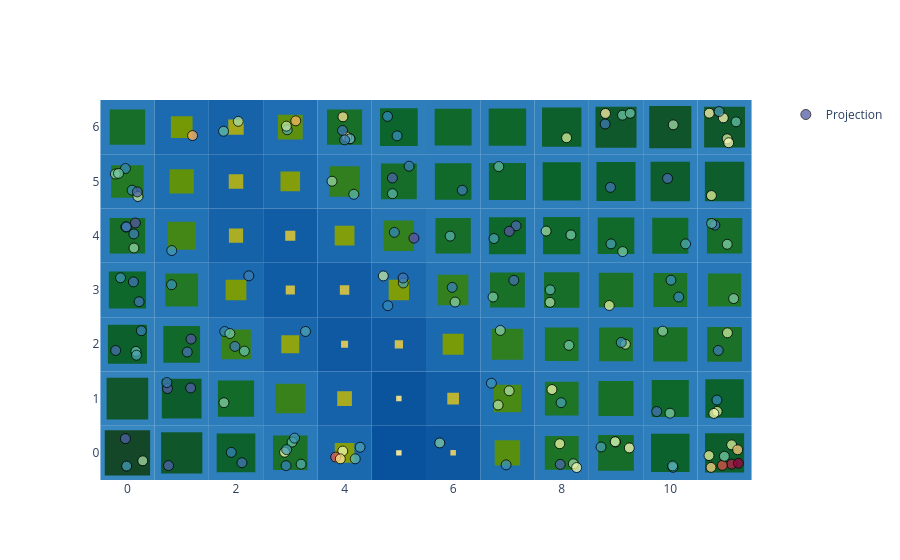

Source (notebook cell):
### Code cell
basin.pond() \
    .pad_layer() \
    .attraction_layer(X_scaled, jitter_amount=.3, marker=dict(opacity=.75, size=10, color=X_scaled_QE, colorscale="Spectral_r", line=dict(width=1, color="black"))) \
    .visualize();

### Figure 1 — Plotly figure (JSON) as saved in the notebook; plotly's stock layout.template omitted (floating-point values rounded to 4 significant figures; data arrays with more than 128 entries replaced by an {"elided": "..."} marker saying what was removed)
{"data": [{"marker": {"color": {"elided": "150 float values"}, "colorscale": [[0.0, "rgb(94,79,162)"], [0.1, "rgb(50,136,189)"], [0.2, "rgb(102,194,165)"], [0.3, "rgb(171,221,164)"], [0.4, "rgb(230,245,152)"], [0.5, "rgb(255,255,191)"], [0.6, "rgb(254,224,139)"], [0.7, "rgb(253,174,97)"], [0.8, "rgb(244,109,67)"], [0.9, "rgb(213,62,79)"], [1.0, "rgb(158,1,66)"]], "line": {"color": "black", "width": 1}, "opacity": 0.75, "size": 10, "symbol": "circle"}, "mode": "markers", "name": "Projection", "x": {"elided": "150 float values"}, "y": {"elided": "150 float values"}, "type": "scatter"}], "layout": {"shapes": [{"fillcolor": "rgb(55, 135, 192)", "layer": "between", "line": {"width": 0}, "type": "rect", "x0": -0.5, "x1": 0.5, "xref": "x", "y0": -0.5, "y1": 0.5, "yref": "y"}, {"fillcolor": "rgb(50, 130, 190)", "layer": "between", "line": {"width": 0}, "type": "rect", "x0": 0.5, "x1": 1.5, "xref": "x", "y0": -0.5, "y1": 0.5, "yref": "y"}, {"fillcolor": "rgb(47, 127, 188)", "layer": "between", "line": {"width": 0}, "type": "rect", "x0": 1.5, "x1": 2.5, "xref": "x", "y0": -0.5, "y1": 0.5, "yref": "y"}, {"fillcolor": "rgb(42, 122, 186)", "layer": "between", "line": {"width": 0}, "type": "rect", "x0": 2.5, "x1": 3.5, "xref": "x", "y0": -0.5, "y1": 0.5, "yref": "y"}, {"fillcolor": "rgb(26, 104, 174)", "layer": "between", "line": {"width": 0}, "type": "rect", "x0": 3.5, "x1": 4.5, "xref": "x", "y0": -0.5, "y1": 0.5, "yref": "y"}, {"fillcolor": "rgb(8, 81, 156)", "layer": "between", "line": {"width": 0}, "type": "rect", "x0": 4.5, "x1": 5.5, "xref": "x", "y0": -0.5, "y1": 0.5, "yref": "y"}, {"fillcolor": "rgb(13, 87, 161)", "layer": "between", "line": {"width": 0}, "type": "rect", "x0": 5.5, "x1": 6.5, "xref": "x", "y0": -0.5, "y1": 0.5, "yref": "y"}, {"fillcolor": "rgb(31, 111, 179)", "layer": "between", "line": {"width": 0}, "type": "rect", "x0": 6.5, "x1": 7.5, "xref": "x", "y0": -0.5, "y1": 0.5, "yref": "y"}, {"fillcolor": "rgb(41, 121, 185)", "layer": "between", "line": {"width": 0}, "type": "rect", "x0": 7.5, "x1": 8.5, "xref": "x", "y0": -0.5, "y1": 0.5, "yref": "y"}, {"fillcolor": "rgb(43, 123, 186)", "layer": "between", "line": {"width": 0}, "type": "rect", "x0": 8.5, "x1": 9.5, "xref": "x", "y0": -0.5, "y1": 0.5, "yref": "y"}, {"fillcolor": "rgb(47, 127, 188)", "layer": "between", "line": {"width": 0}, "type": "rect", "x0": 9.5, "x1": 10.5, "xref": "x", "y0": -0.5, "y1": 0.5, "yref": "y"}, {"fillcolor": "rgb(48, 128, 188)", "layer": "between", "line": {"width": 0}, "type": "rect", "x0": 10.5, "x1": 11.5, "xref": "x", "y0": -0.5, "y1": 0.5, "yref": "y"}, {"fillcolor": "rgb(51, 131, 190)", "layer": "between", "line": {"width": 0}, "type": "rect", "x0": -0.5, "x1": 0.5, "xref": "x", "y0": 0.5, "y1": 1.5, "yref": "y"}, {"fillcolor": "rgb(48, 128, 189)", "layer": "between", "line": {"width": 0}, "type": "rect", "x0": 0.5, "x1": 1.5, "xref": "x", "y0": 0.5, "y1": 1.5, "yref": "y"}, {"fillcolor": "rgb(44, 124, 187)", "layer": "between", "line": {"width": 0}, "type": "rect", "x0": 1.5, "x1": 2.5, "xref": "x", "y0": 0.5, "y1": 1.5, "yref": "y"}, {"fillcolor": "rgb(36, 116, 183)", "layer": "between", "line": {"width": 0}, "type": "rect", "x0": 2.5, "x1": 3.5, "xref": "x", "y0": 0.5, "y1": 1.5, "yref": "y"}, {"fillcolor": "rgb(22, 98, 170)", "layer": "between", "line": {"width": 0}, "type": "rect", "x0": 3.5, "x1": 4.5, "xref": "x", "y0": 0.5, "y1": 1.5, "yref": "y"}, {"fillcolor": "rgb(10, 84, 158)", "layer": "between", "line": {"width": 0}, "type": "rect", "x0": 4.5, "x1": 5.5, "xref": "x", "y0": 0.5, "y1": 1.5, "yref": "y"}, {"fillcolor": "rgb(19, 95, 167)", "layer": "between", "line": {"width": 0}, "type": "rect", "x0": 5.5, "x1": 6.5, "xref": "x", "y0": 0.5, "y1": 1.5, "yref": "y"}, {"fillcolor": "rgb(33, 113, 181)", "layer": "between", "line": {"width": 0}, "type": "rect", "x0": 6.5, "x1": 7.5, "xref": "x", "y0": 0.5, "y1": 1.5, "yref": "y"}, {"fillcolor": "rgb(41, 121, 185)", "layer": "between", "line": {"width": 0}, "type": "rect", "x0": 7.5, "x1": 8.5, "xref": "x", "y0": 0.5, "y1": 1.5, "yref": "y"}, {"fillcolor": "rgb(43, 123, 186)", "layer": "between", "line": {"width": 0}, "type": "rect", "x0": 8.5, "x1": 9.5, "xref": "x", "y0": 0.5, "y1": 1.5, "yref": "y"}, {"fillcolor": "rgb(45, 125, 187)", "layer": "between", "line": {"width": 0}, "type": "rect", "x0": 9.5, "x1": 10.5, "xref": "x", "y0": 0.5, "y1": 1.5, "yref": "y"}, {"fillcolor": "rgb(47, 127, 188)", "layer": "between", "line": {"width": 0}, "type": "rect", "x0": 10.5, "x1": 11.5, "xref": "x", "y0": 0.5, "y1": 1.5, "yref": "y"}, {"fillcolor": "rgb(47, 127, 188)", "layer": "between", "line": {"width": 0}, "type": "rect", "x0": -0.5, "x1": 0.5, "xref": "x", "y0": 1.5, "y1": 2.5, "yref": "y"}, {"fillcolor": "rgb(45, 125, 187)", "layer": "between", "line": {"width": 0}, "type": "rect", "x0": 0.5, "x1": 1.5, "xref": "x", "y0": 1.5, "y1": 2.5, "yref": "y"}, {"fillcolor": "rgb(36, 116, 183)", "layer": "between", "line": {"width": 0}, "type": "rect", "x0": 1.5, "x1": 2.5, "xref": "x", "y0": 1.5, "y1": 2.5, "yref": "y"}, {"fillcolor": "rgb(25, 102, 173)", "layer": "between", "line": {"width": 0}, "type": "rect", "x0": 2.5, "x1": 3.5, "xref": "x", "y0": 1.5, "y1": 2.5, "yref": "y"}, {"fillcolor": "rgb(14, 89, 162)", "layer": "between", "line": {"width": 0}, "type": "rect", "x0": 3.5, "x1": 4.5, "xref": "x", "y0": 1.5, "y1": 2.5, "yref": "y"}, {"fillcolor": "rgb(16, 91, 164)", "layer": "between", "line": {"width": 0}, "type": "rect", "x0": 4.5, "x1": 5.5, "xref": "x", "y0": 1.5, "y1": 2.5, "yref": "y"}, {"fillcolor": "rgb(27, 106, 175)", "layer": "between", "line": {"width": 0}, "type": "rect", "x0": 5.5, "x1": 6.5, "xref": "x", "y0": 1.5, "y1": 2.5, "yref": "y"}, {"fillcolor": "rgb(38, 118, 183)", "layer": "between", "line": {"width": 0}, "type": "rect", "x0": 6.5, "x1": 7.5, "xref": "x", "y0": 1.5, "y1": 2.5, "yref": "y"}, {"fillcolor": "rgb(41, 121, 185)", "layer": "between", "line": {"width": 0}, "type": "rect", "x0": 7.5, "x1": 8.5, "xref": "x", "y0": 1.5, "y1": 2.5, "yref": "y"}, {"fillcolor": "rgb(41, 121, 185)", "layer": "between", "line": {"width": 0}, "type": "rect", "x0": 8.5, "x1": 9.5, "xref": "x", "y0": 1.5, "y1": 2.5, "yref": "y"}, {"fillcolor": "rgb(42, 122, 185)", "layer": "between", "line": {"width": 0}, "type": "rect", "x0": 9.5, "x1": 10.5, "xref": "x", "y0": 1.5, "y1": 2.5, "yref": "y"}, {"fillcolor": "rgb(42, 122, 186)", "layer": "between", "line": {"width": 0}, "type": "rect", "x0": 10.5, "x1": 11.5, "xref": "x", "y0": 1.5, "y1": 2.5, "yref": "y"}, {"fillcolor": "rgb(45, 125, 187)", "layer": "between", "line": {"width": 0}, "type": "rect", "x0": -0.5, "x1": 0.5, "xref": "x", "y0": 2.5, "y1": 3.5, "yref": "y"}, {"fillcolor": "rgb(40, 120, 185)", "layer": "between", "line": {"width": 0}, "type": "rect", "x0": 0.5, "x1": 1.5, "xref": "x", "y0": 2.5, "y1": 3.5, "yref": "y"}, {"fillcolor": "rgb(27, 105, 175)", "layer": "between", "line": {"width": 0}, "type": "rect", "x0": 1.5, "x1": 2.5, "xref": "x", "y0": 2.5, "y1": 3.5, "yref": "y"}, {"fillcolor": "rgb(16, 92, 164)", "layer": "between", "line": {"width": 0}, "type": "rect", "x0": 2.5, "x1": 3.5, "xref": "x", "y0": 2.5, "y1": 3.5, "yref": "y"}, {"fillcolor": "rgb(17, 92, 165)", "layer": "between", "line": {"width": 0}, "type": "rect", "x0": 3.5, "x1": 4.5, "xref": "x", "y0": 2.5, "y1": 3.5, "yref": "y"}, {"fillcolor": "rgb(27, 105, 175)", "layer": "between", "line": {"width": 0}, "type": "rect", "x0": 4.5, "x1": 5.5, "xref": "x", "y0": 2.5, "y1": 3.5, "yref": "y"}, {"fillcolor": "rgb(37, 117, 183)", "layer": "between", "line": {"width": 0}, "type": "rect", "x0": 5.5, "x1": 6.5, "xref": "x", "y0": 2.5, "y1": 3.5, "yref": "y"}, {"fillcolor": "rgb(42, 122, 186)", "layer": "between", "line": {"width": 0}, "type": "rect", "x0": 6.5, "x1": 7.5, "xref": "x", "y0": 2.5, "y1": 3.5, "yref": "y"}, {"fillcolor": "rgb(43, 123, 186)", "layer": "between", "line": {"width": 0}, "type": "rect", "x0": 7.5, "x1": 8.5, "xref": "x", "y0": 2.5, "y1": 3.5, "yref": "y"}, {"fillcolor": "rgb(42, 122, 186)", "layer": "between", "line": {"width": 0}, "type": "rect", "x0": 8.5, "x1": 9.5, "xref": "x", "y0": 2.5, "y1": 3.5, "yref": "y"}, {"fillcolor": "rgb(41, 121, 185)", "layer": "between", "line": {"width": 0}, "type": "rect", "x0": 9.5, "x1": 10.5, "xref": "x", "y0": 2.5, "y1": 3.5, "yref": "y"}, {"fillcolor": "rgb(40, 120, 185)", "layer": "between", "line": {"width": 0}, "type": "rect", "x0": 10.5, "x1": 11.5, "xref": "x", "y0": 2.5, "y1": 3.5, "yref": "y"}, {"fillcolor": "rgb(43, 123, 186)", "layer": "between", "line": {"width": 0}, "type": "rect", "x0": -0.5, "x1": 0.5, "xref": "x", "y0": 3.5, "y1": 4.5, "yref": "y"}, {"fillcolor": "rgb(34, 114, 182)", "layer": "between", "line": {"width": 0}, "type": "rect", "x0": 0.5, "x1": 1.5, "xref": "x", "y0": 3.5, "y1": 4.5, "yref": "y"}, {"fillcolor": "rgb(21, 98, 169)", "layer": "between", "line": {"width": 0}, "type": "rect", "x0": 1.5, "x1": 2.5, "xref": "x", "y0": 3.5, "y1": 4.5, "yref": "y"}, {"fillcolor": "rgb(17, 93, 165)", "layer": "between", "line": {"width": 0}, "type": "rect", "x0": 2.5, "x1": 3.5, "xref": "x", "y0": 3.5, "y1": 4.5, "yref": "y"}, {"fillcolor": "rgb(26, 104, 174)", "layer": "between", "line": {"width": 0}, "type": "rect", "x0": 3.5, "x1": 4.5, "xref": "x", "y0": 3.5, "y1": 4.5, "yref": "y"}, {"fillcolor": "rgb(37, 117, 183)", "layer": "between", "line": {"width": 0}, "type": "rect", "x0": 4.5, "x1": 5.5, "xref": "x", "y0": 3.5, "y1": 4.5, "yref": "y"}, {"fillcolor": "rgb(43, 123, 186)", "layer": "between", "line": {"width": 0}, "type": "rect", "x0": 5.5, "x1": 6.5, "xref": "x", "y0": 3.5, "y1": 4.5, "yref": "y"}, {"fillcolor": "rgb(45, 125, 187)", "layer": "between", "line": {"width": 0}, "type": "rect", "x0": 6.5, "x1": 7.5, "xref": "x", "y0": 3.5, "y1": 4.5, "yref": "y"}, {"fillcolor": "rgb(45, 125, 187)", "layer": "between", "line": {"width": 0}, "type": "rect", "x0": 7.5, "x1": 8.5, "xref": "x", "y0": 3.5, "y1": 4.5, "yref": "y"}, {"fillcolor": "rgb(45, 125, 187)", "layer": "between", "line": {"width": 0}, "type": "rect", "x0": 8.5, "x1": 9.5, "xref": "x", "y0": 3.5, "y1": 4.5, "yref": "y"}, {"fillcolor": "rgb(44, 124, 187)", "layer": "between", "line": {"width": 0}, "type": "rect", "x0": 9.5, "x1": 10.5, "xref": "x", "y0": 3.5, "y1": 4.5, "yref": "y"}, {"fillcolor": "rgb(43, 123, 186)", "layer": "between", "line": {"width": 0}, "type": "rect", "x0": 10.5, "x1": 11.5, "xref": "x", "y0": 3.5, "y1": 4.5, "yref": "y"}, {"fillcolor": "rgb(40, 120, 184)", "layer": "between", "line": {"width": 0}, "type": "rect", "x0": -0.5, "x1": 0.5, "xref": "x", "y0": 4.5, "y1": 5.5, "yref": "y"}, {"fillcolor": "rgb(30, 110, 178)", "layer": "between", "line": {"width": 0}, "type": "rect", "x0": 0.5, "x1": 1.5, "xref": "x", "y0": 4.5, "y1": 5.5, "yref": "y"}, {"fillcolor": "rgb(21, 98, 169)", "layer": "between", "line": {"width": 0}, "type": "rect", "x0": 1.5, "x1": 2.5, "xref": "x", "y0": 4.5, "y1": 5.5, "yref": "y"}, {"fillcolor": "rgb(26, 104, 174)", "layer": "between", "line": {"width": 0}, "type": "rect", "x0": 2.5, "x1": 3.5, "xref": "x", "y0": 4.5, "y1": 5.5, "yref": "y"}, {"fillcolor": "rgb(37, 117, 183)", "layer": "between", "line": {"width": 0}, "type": "rect", "x0": 3.5, "x1": 4.5, "xref": "x", "y0": 4.5, "y1": 5.5, "yref": "y"}, {"fillcolor": "rgb(44, 124, 186)", "layer": "between", "line": {"width": 0}, "type": "rect", "x0": 4.5, "x1": 5.5, "xref": "x", "y0": 4.5, "y1": 5.5, "yref": "y"}, {"fillcolor": "rgb(44, 124, 187)", "layer": "between", "line": {"width": 0}, "type": "rect", "x0": 5.5, "x1": 6.5, "xref": "x", "y0": 4.5, "y1": 5.5, "yref": "y"}, {"fillcolor": "rgb(45, 125, 187)", "layer": "between", "line": {"width": 0}, "type": "rect", "x0": 6.5, "x1": 7.5, "xref": "x", "y0": 4.5, "y1": 5.5, "yref": "y"}, {"fillcolor": "rgb(46, 126, 188)", "layer": "between", "line": {"width": 0}, "type": "rect", "x0": 7.5, "x1": 8.5, "xref": "x", "y0": 4.5, "y1": 5.5, "yref": "y"}, {"fillcolor": "rgb(47, 127, 188)", "layer": "between", "line": {"width": 0}, "type": "rect", "x0": 8.5, "x1": 9.5, "xref": "x", "y0": 4.5, "y1": 5.5, "yref": "y"}, {"fillcolor": "rgb(48, 128, 189)", "layer": "between", "line": {"width": 0}, "type": "rect", "x0": 9.5, "x1": 10.5, "xref": "x", "y0": 4.5, "y1": 5.5, "yref": "y"}, {"fillcolor": "rgb(48, 128, 189)", "layer": "between", "line": {"width": 0}, "type": "rect", "x0": 10.5, "x1": 11.5, "xref": "x", "y0": 4.5, "y1": 5.5, "yref": "y"}, {"fillcolor": "rgb(43, 123, 186)", "layer": "between", "line": {"width": 0}, "type": "rect", "x0": -0.5, "x1": 0.5, "xref": "x", "y0": 5.5, "y1": 6.5, "yref": "y"}, {"fillcolor": "rgb(28, 107, 176)", "layer": "between", "line": {"width": 0}, "type": "rect", "x0": 0.5, "x1": 1.5, "xref": "x", "y0": 5.5, "y1": 6.5, "yref": "y"}, {"fillcolor": "rgb(22, 99, 170)", "layer": "between", "line": {"width": 0}, "type": "rect", "x0": 1.5, "x1": 2.5, "xref": "x", "y0": 5.5, "y1": 6.5, "yref": "y"}, {"fillcolor": "rgb(31, 110, 179)", "layer": "between", "line": {"width": 0}, "type": "rect", "x0": 2.5, "x1": 3.5, "xref": "x", "y0": 5.5, "y1": 6.5, "yref": "y"}, {"fillcolor": "rgb(43, 123, 186)", "layer": "between", "line": {"width": 0}, "type": "rect", "x0": 3.5, "x1": 4.5, "xref": "x", "y0": 5.5, "y1": 6.5, "yref": "y"}, {"fillcolor": "rgb(46, 126, 188)", "layer": "between", "line": {"width": 0}, "type": "rect", "x0": 4.5, "x1": 5.5, "xref": "x", "y0": 5.5, "y1": 6.5, "yref": "y"}, {"fillcolor": "rgb(45, 125, 187)", "layer": "between", "line": {"width": 0}, "type": "rect", "x0": 5.5, "x1": 6.5, "xref": "x", "y0": 5.5, "y1": 6.5, "yref": "y"}, {"fillcolor": "rgb(45, 125, 187)", "layer": "between", "line": {"width": 0}, "type": "rect", "x0": 6.5, "x1": 7.5, "xref": "x", "y0": 5.5, "y1": 6.5, "yref": "y"}, {"fillcolor": "rgb(48, 128, 189)", "layer": "between", "line": {"width": 0}, "type": "rect", "x0": 7.5, "x1": 8.5, "xref": "x", "y0": 5.5, "y1": 6.5, "yref": "y"}, {"fillcolor": "rgb(50, 130, 190)", "layer": "between", "line": {"width": 0}, "type": "rect", "x0": 8.5, "x1": 9.5, "xref": "x", "y0": 5.5, "y1": 6.5, "yref": "y"}, {"fillcolor": "rgb(51, 131, 190)", "layer": "between", "line": {"width": 0}, "type": "rect", "x0": 9.5, "x1": 10.5, "xref": "x", "y0": 5.5, "y1": 6.5, "yref": "y"}, {"fillcolor": "rgb(50, 130, 190)", "layer": "between", "line": {"width": 0}, "type": "rect", "x0": 10.5, "x1": 11.5, "xref": "x", "y0": 5.5, "y1": 6.5, "yref": "y"}, {"fillcolor": "rgb(20, 70, 40)", "layer": "between", "line": {"width": 0}, "type": "rect", "x0": -0.4176, "x1": 0.4176, "xref": "x", "y0": -0.4176, "y1": 0.4176, "yref": "y"}, {"fillcolor": "rgb(15, 87, 43)", "layer": "between", "line": {"width": 0}, "type": "rect", "x0": 0.6203, "x1": 1.38, "xref": "x", "y0": -0.3797, "y1": 0.3797, "yref": "y"}, {"fillcolor": "rgb(12, 97, 44)", "layer": "between", "line": {"width": 0}, "type": "rect", "x0": 1.644, "x1": 2.356, "xref": "x", "y0": -0.3564, "y1": 0.3564, "yref": "y"}, {"fillcolor": "rgb(26, 113, 39)", "layer": "between", "line": {"width": 0}, "type": "rect", "x0": 2.682, "x1": 3.318, "xref": "x", "y0": -0.3181, "y1": 0.3181, "yref": "y"}, {"fillcolor": "rgb(132, 158, 11)", "layer": "between", "line": {"width": 0}, "type": "rect", "x0": 3.819, "x1": 4.181, "xref": "x", "y0": -0.1808, "y1": 0.1808, "yref": "y"}, {"fillcolor": "rgb(239, 225, 156)", "layer": "between", "line": {"width": 0}, "type": "rect", "x0": 4.95, "x1": 5.05, "xref": "x", "y0": -0.05, "y1": 0.05, "yref": "y"}, {"fillcolor": "rgb(221, 201, 106)", "layer": "between", "line": {"width": 0}, "type": "rect", "x0": 5.95, "x1": 6.05, "xref": "x", "y0": -0.05047, "y1": 0.05047, "yref": "y"}, {"fillcolor": "rgb(88, 143, 15)", "layer": "between", "line": {"width": 0}, "type": "rect", "x0": 6.766, "x1": 7.234, "xref": "x", "y0": -0.2344, "y1": 0.2344, "yref": "y"}, {"fillcolor": "rgb(29, 116, 38)", "layer": "between", "line": {"width": 0}, "type": "rect", "x0": 7.688, "x1": 8.312, "xref": "x", "y0": -0.3119, "y1": 0.3119, "yref": "y"}, {"fillcolor": "rgb(21, 109, 41)", "layer": "between", "line": {"width": 0}, "type": "rect", "x0": 8.671, "x1": 9.329, "xref": "x", "y0": -0.3285, "y1": 0.3285, "yref": "y"}, {"fillcolor": "rgb(12, 98, 44)", "layer": "between", "line": {"width": 0}, "type": "rect", "x0": 9.646, "x1": 10.35, "xref": "x", "y0": -0.354, "y1": 0.354, "yref": "y"}, {"fillcolor": "rgb(12, 95, 44)", "layer": "between", "line": {"width": 0}, "type": "rect", "x0": 10.64, "x1": 11.36, "xref": "x", "y0": -0.3603, "y1": 0.3603, "yref": "y"}, {"fillcolor": "rgb(16, 85, 43)", "layer": "between", "line": {"width": 0}, "type": "rect", "x0": -0.3833, "x1": 0.3833, "xref": "x", "y0": 0.6167, "y1": 1.383, "yref": "y"}, {"fillcolor": "rgb(13, 93, 44)", "layer": "between", "line": {"width": 0}, "type": "rect", "x0": 0.6341, "x1": 1.366, "xref": "x", "y0": 0.6341, "y1": 1.366, "yref": "y"}, {"fillcolor": "rgb(19, 107, 41)", "layer": "between", "line": {"width": 0}, "type": "rect", "x0": 1.667, "x1": 2.333, "xref": "x", "y0": 0.6669, "y1": 1.333, "yref": "y"}, {"fillcolor": "rgb(57, 130, 27)", "layer": "between", "line": {"width": 0}, "type": "rect", "x0": 2.727, "x1": 3.273, "xref": "x", "y0": 0.7274, "y1": 1.273, "yref": "y"}, {"fillcolor": "rgb(168, 171, 32)", "layer": "between", "line": {"width": 0}, "type": "rect", "x0": 3.864, "x1": 4.136, "xref": "x", "y0": 0.8645, "y1": 1.136, "yref": "y"}, {"fillcolor": "rgb(231, 215, 135)", "layer": "between", "line": {"width": 0}, "type": "rect", "x0": 4.95, "x1": 5.05, "xref": "x", "y0": 0.95, "y1": 1.05, "yref": "y"}, {"fillcolor": "rgb(188, 180, 53)", "layer": "between", "line": {"width": 0}, "type": "rect", "x0": 5.892, "x1": 6.108, "xref": "x", "y0": 0.8923, "y1": 1.108, "yref": "y"}, {"fillcolor": "rgb(73, 137, 21)", "layer": "between", "line": {"width": 0}, "type": "rect", "x0": 6.748, "x1": 7.252, "xref": "x", "y0": 0.7476, "y1": 1.252, "yref": "y"}, {"fillcolor": "rgb(30, 117, 38)", "layer": "between", "line": {"width": 0}, "type": "rect", "x0": 7.689, "x1": 8.311, "xref": "x", "y0": 0.6895, "y1": 1.311, "yref": "y"}, {"fillcolor": "rgb(24, 111, 40)", "layer": "between", "line": {"width": 0}, "type": "rect", "x0": 8.677, "x1": 9.323, "xref": "x", "y0": 0.6771, "y1": 1.323, "yref": "y"}, {"fillcolor": "rgb(15, 104, 43)", "layer": "between", "line": {"width": 0}, "type": "rect", "x0": 9.659, "x1": 10.34, "xref": "x", "y0": 0.659, "y1": 1.341, "yref": "y"}, {"fillcolor": "rgb(12, 98, 44)", "layer": "between", "line": {"width": 0}, "type": "rect", "x0": 10.65, "x1": 11.35, "xref": "x", "y0": 0.6458, "y1": 1.354, "yref": "y"}, {"fillcolor": "rgb(12, 96, 44)", "layer": "between", "line": {"width": 0}, "type": "rect", "x0": -0.3594, "x1": 0.3594, "xref": "x", "y0": 1.641, "y1": 2.359, "yref": "y"}, {"fillcolor": "rgb(17, 105, 42)", "layer": "between", "line": {"width": 0}, "type": "rect", "x0": 0.6616, "x1": 1.338, "xref": "x", "y0": 1.662, "y1": 2.338, "yref": "y"}, {"fillcolor": "rgb(56, 130, 28)", "layer": "between", "line": {"width": 0}, "type": "rect", "x0": 1.726, "x1": 2.274, "xref": "x", "y0": 1.726, "y1": 2.274, "yref": "y"}, {"fillcolor": "rgb(144, 163, 16)", "layer": "between", "line": {"width": 0}, "type": "rect", "x0": 2.834, "x1": 3.166, "xref": "x", "y0": 1.834, "y1": 2.166, "yref": "y"}, {"fillcolor": "rgb(213, 195, 92)", "layer": "between", "line": {"width": 0}, "type": "rect", "x0": 3.935, "x1": 4.065, "xref": "x", "y0": 1.935, "y1": 2.065, "yref": "y"}, {"fillcolor": "rgb(207, 191, 82)", "layer": "between", "line": {"width": 0}, "type": "rect", "x0": 4.924, "x1": 5.076, "xref": "x", "y0": 1.924, "y1": 2.076, "yref": "y"}, {"fillcolor": "rgb(121, 155, 7)", "layer": "between", "line": {"width": 0}, "type": "rect", "x0": 5.806, "x1": 6.194, "xref": "x", "y0": 1.806, "y1": 2.194, "yref": "y"}, {"fillcolor": "rgb(47, 126, 31)", "layer": "between", "line": {"width": 0}, "type": "rect", "x0": 6.715, "x1": 7.285, "xref": "x", "y0": 1.715, "y1": 2.285, "yref": "y"}, {"fillcolor": "rgb(30, 117, 38)", "layer": "between", "line": {"width": 0}, "type": "rect", "x0": 7.69, "x1": 8.31, "xref": "x", "y0": 1.69, "y1": 2.31, "yref": "y"}, {"fillcolor": "rgb(30, 117, 38)", "layer": "between", "line": {"width": 0}, "type": "rect", "x0": 8.69, "x1": 9.31, "xref": "x", "y0": 1.69, "y1": 2.31, "yref": "y"}, {"fillcolor": "rgb(27, 114, 39)", "layer": "between", "line": {"width": 0}, "type": "rect", "x0": 9.684, "x1": 10.32, "xref": "x", "y0": 1.684, "y1": 2.316, "yref": "y"}, {"fillcolor": "rgb(26, 113, 39)", "layer": "between", "line": {"width": 0}, "type": "rect", "x0": 10.68, "x1": 11.32, "xref": "x", "y0": 1.68, "y1": 2.32, "yref": "y"}, {"fillcolor": "rgb(14, 103, 43)", "layer": "between", "line": {"width": 0}, "type": "rect", "x0": -0.3429, "x1": 0.3429, "xref": "x", "y0": 2.657, "y1": 3.343, "yref": "y"}, {"fillcolor": "rgb(34, 120, 36)", "layer": "between", "line": {"width": 0}, "type": "rect", "x0": 0.6977, "x1": 1.302, "xref": "x", "y0": 2.698, "y1": 3.302, "yref": "y"}, {"fillcolor": "rgb(123, 156, 8)", "layer": "between", "line": {"width": 0}, "type": "rect", "x0": 1.809, "x1": 2.191, "xref": "x", "y0": 2.809, "y1": 3.191, "yref": "y"}, {"fillcolor": "rgb(202, 188, 73)", "layer": "between", "line": {"width": 0}, "type": "rect", "x0": 2.915, "x1": 3.085, "xref": "x", "y0": 2.915, "y1": 3.085, "yref": "y"}, {"fillcolor": "rgb(201, 187, 71)", "layer": "between", "line": {"width": 0}, "type": "rect", "x0": 3.913, "x1": 4.087, "xref": "x", "y0": 2.913, "y1": 3.087, "yref": "y"}, {"fillcolor": "rgb(126, 157, 9)", "layer": "between", "line": {"width": 0}, "type": "rect", "x0": 4.813, "x1": 5.187, "xref": "x", "y0": 2.813, "y1": 3.187, "yref": "y"}, {"fillcolor": "rgb(51, 128, 30)", "layer": "between", "line": {"width": 0}, "type": "rect", "x0": 5.72, "x1": 6.28, "xref": "x", "y0": 2.72, "y1": 3.28, "yref": "y"}, {"fillcolor": "rgb(25, 112, 39)", "layer": "between", "line": {"width": 0}, "type": "rect", "x0": 6.679, "x1": 7.321, "xref": "x", "y0": 2.679, "y1": 3.321, "yref": "y"}, {"fillcolor": "rgb(23, 110, 40)", "layer": "between", "line": {"width": 0}, "type": "rect", "x0": 7.674, "x1": 8.326, "xref": "x", "y0": 2.674, "y1": 3.326, "yref": "y"}, {"fillcolor": "rgb(27, 114, 39)", "layer": "between", "line": {"width": 0}, "type": "rect", "x0": 8.683, "x1": 9.317, "xref": "x", "y0": 2.683, "y1": 3.317, "yref": "y"}, {"fillcolor": "rgb(29, 116, 38)", "layer": "between", "line": {"width": 0}, "type": "rect", "x0": 9.688, "x1": 10.31, "xref": "x", "y0": 2.688, "y1": 3.312, "yref": "y"}, {"fillcolor": "rgb(32, 119, 37)", "layer": "between", "line": {"width": 0}, "type": "rect", "x0": 10.69, "x1": 11.31, "xref": "x", "y0": 2.694, "y1": 3.306, "yref": "y"}, {"fillcolor": "rgb(23, 110, 40)", "layer": "between", "line": {"width": 0}, "type": "rect", "x0": -0.326, "x1": 0.326, "xref": "x", "y0": 3.674, "y1": 4.326, "yref": "y"}, {"fillcolor": "rgb(68, 135, 23)", "layer": "between", "line": {"width": 0}, "type": "rect", "x0": 0.7411, "x1": 1.259, "xref": "x", "y0": 3.741, "y1": 4.259, "yref": "y"}, {"fillcolor": "rgb(171, 173, 36)", "layer": "between", "line": {"width": 0}, "type": "rect", "x0": 1.869, "x1": 2.131, "xref": "x", "y0": 3.869, "y1": 4.131, "yref": "y"}, {"fillcolor": "rgb(198, 185, 66)", "layer": "between", "line": {"width": 0}, "type": "rect", "x0": 2.907, "x1": 3.093, "xref": "x", "y0": 3.907, "y1": 4.093, "yref": "y"}, {"fillcolor": "rgb(130, 158, 11)", "layer": "between", "line": {"width": 0}, "type": "rect", "x0": 3.818, "x1": 4.182, "xref": "x", "y0": 3.818, "y1": 4.182, "yref": "y"}, {"fillcolor": "rgb(51, 128, 30)", "layer": "between", "line": {"width": 0}, "type": "rect", "x0": 4.72, "x1": 5.28, "xref": "x", "y0": 3.72, "y1": 4.28, "yref": "y"}, {"fillcolor": "rgb(23, 110, 40)", "layer": "between", "line": {"width": 0}, "type": "rect", "x0": 5.675, "x1": 6.325, "xref": "x", "y0": 3.675, "y1": 4.325, "yref": "y"}, {"fillcolor": "rgb(15, 104, 43)", "layer": "between", "line": {"width": 0}, "type": "rect", "x0": 6.659, "x1": 7.341, "xref": "x", "y0": 3.659, "y1": 4.341, "yref": "y"}, {"fillcolor": "rgb(14, 103, 43)", "layer": "between", "line": {"width": 0}, "type": "rect", "x0": 7.657, "x1": 8.343, "xref": "x", "y0": 3.657, "y1": 4.343, "yref": "y"}, {"fillcolor": "rgb(17, 105, 42)", "layer": "between", "line": {"width": 0}, "type": "rect", "x0": 8.663, "x1": 9.337, "xref": "x", "y0": 3.663, "y1": 4.337, "yref": "y"}, {"fillcolor": "rgb(19, 107, 41)", "layer": "between", "line": {"width": 0}, "type": "rect", "x0": 9.668, "x1": 10.33, "xref": "x", "y0": 3.668, "y1": 4.332, "yref": "y"}, {"fillcolor": "rgb(23, 110, 40)", "layer": "between", "line": {"width": 0}, "type": "rect", "x0": 10.67, "x1": 11.33, "xref": "x", "y0": 3.674, "y1": 4.326, "yref": "y"}, {"fillcolor": "rgb(35, 121, 36)", "layer": "between", "line": {"width": 0}, "type": "rect", "x0": -0.2996, "x1": 0.2996, "xref": "x", "y0": 4.7, "y1": 5.3, "yref": "y"}, {"fillcolor": "rgb(97, 146, 12)", "layer": "between", "line": {"width": 0}, "type": "rect", "x0": 0.777, "x1": 1.223, "xref": "x", "y0": 4.777, "y1": 5.223, "yref": "y"}, {"fillcolor": "rgb(169, 172, 33)", "layer": "between", "line": {"width": 0}, "type": "rect", "x0": 1.866, "x1": 2.134, "xref": "x", "y0": 4.866, "y1": 5.134, "yref": "y"}, {"fillcolor": "rgb(132, 158, 11)", "layer": "between", "line": {"width": 0}, "type": "rect", "x0": 2.819, "x1": 3.181, "xref": "x", "y0": 4.819, "y1": 5.181, "yref": "y"}, {"fillcolor": "rgb(49, 127, 30)", "layer": "between", "line": {"width": 0}, "type": "rect", "x0": 3.718, "x1": 4.282, "xref": "x", "y0": 4.718, "y1": 5.282, "yref": "y"}, {"fillcolor": "rgb(21, 109, 41)", "layer": "between", "line": {"width": 0}, "type": "rect", "x0": 4.67, "x1": 5.33, "xref": "x", "y0": 4.67, "y1": 5.33, "yref": "y"}, {"fillcolor": "rgb(17, 106, 42)", "layer": "between", "line": {"width": 0}, "type": "rect", "x0": 5.663, "x1": 6.337, "xref": "x", "y0": 4.663, "y1": 5.337, "yref": "y"}, {"fillcolor": "rgb(15, 103, 43)", "layer": "between", "line": {"width": 0}, "type": "rect", "x0": 6.658, "x1": 7.342, "xref": "x", "y0": 4.658, "y1": 5.342, "yref": "y"}, {"fillcolor": "rgb(11, 99, 44)", "layer": "between", "line": {"width": 0}, "type": "rect", "x0": 7.648, "x1": 8.352, "xref": "x", "y0": 4.648, "y1": 5.352, "yref": "y"}, {"fillcolor": "rgb(12, 96, 44)", "layer": "between", "line": {"width": 0}, "type": "rect", "x0": 8.64, "x1": 9.36, "xref": "x", "y0": 4.64, "y1": 5.36, "yref": "y"}, {"fillcolor": "rgb(13, 94, 44)", "layer": "between", "line": {"width": 0}, "type": "rect", "x0": 9.636, "x1": 10.36, "xref": "x", "y0": 4.636, "y1": 5.364, "yref": "y"}, {"fillcolor": "rgb(13, 94, 44)", "layer": "between", "line": {"width": 0}, "type": "rect", "x0": 10.64, "x1": 11.36, "xref": "x", "y0": 4.637, "y1": 5.363, "yref": "y"}, {"fillcolor": "rgb(22, 110, 40)", "layer": "between", "line": {"width": 0}, "type": "rect", "x0": -0.3265, "x1": 0.3265, "xref": "x", "y0": 5.674, "y1": 6.326, "yref": "y"}, {"fillcolor": "rgb(116, 153, 5)", "layer": "between", "line": {"width": 0}, "type": "rect", "x0": 0.8001, "x1": 1.2, "xref": "x", "y0": 5.8, "y1": 6.2, "yref": "y"}, {"fillcolor": "rgb(163, 169, 27)", "layer": "between", "line": {"width": 0}, "type": "rect", "x0": 1.858, "x1": 2.142, "xref": "x", "y0": 5.858, "y1": 6.142, "yref": "y"}, {"fillcolor": "rgb(92, 144, 14)", "layer": "between", "line": {"width": 0}, "type": "rect", "x0": 2.771, "x1": 3.229, "xref": "x", "y0": 5.771, "y1": 6.229, "yref": "y"}, {"fillcolor": "rgb(24, 111, 40)", "layer": "between", "line": {"width": 0}, "type": "rect", "x0": 3.677, "x1": 4.323, "xref": "x", "y0": 5.677, "y1": 6.323, "yref": "y"}, {"fillcolor": "rgb(12, 101, 44)", "layer": "between", "line": {"width": 0}, "type": "rect", "x0": 4.653, "x1": 5.347, "xref": "x", "y0": 5.653, "y1": 6.347, "yref": "y"}, {"fillcolor": "rgb(16, 104, 42)", "layer": "between", "line": {"width": 0}, "type": "rect", "x0": 5.66, "x1": 6.34, "xref": "x", "y0": 5.66, "y1": 6.34, "yref": "y"}, {"fillcolor": "rgb(14, 102, 43)", "layer": "between", "line": {"width": 0}, "type": "rect", "x0": 6.655, "x1": 7.345, "xref": "x", "y0": 5.655, "y1": 6.345, "yref": "y"}, {"fillcolor": "rgb(13, 95, 44)", "layer": "between", "line": {"width": 0}, "type": "rect", "x0": 7.638, "x1": 8.362, "xref": "x", "y0": 5.638, "y1": 6.362, "yref": "y"}, {"fillcolor": "rgb(15, 88, 43)", "layer": "between", "line": {"width": 0}, "type": "rect", "x0": 8.622, "x1": 9.378, "xref": "x", "y0": 5.622, "y1": 6.378, "yref": "y"}, {"fillcolor": "rgb(16, 84, 43)", "layer": "between", "line": {"width": 0}, "type": "rect", "x0": 9.613, "x1": 10.39, "xref": "x", "y0": 5.613, "y1": 6.387, "yref": "y"}, {"fillcolor": "rgb(15, 88, 43)", "layer": "between", "line": {"width": 0}, "type": "rect", "x0": 10.62, "x1": 11.38, "xref": "x", "y0": 5.623, "y1": 6.377, "yref": "y"}], "xaxis": {"range": [-0.5, 11.5], "scaleanchor": "y", "constrain": "domain", "zeroline": false, "showgrid": false}, "yaxis": {"range": [-0.5, 6.5], "zeroline": false, "showgrid": false}, "autosize": true, "showlegend": true}}
